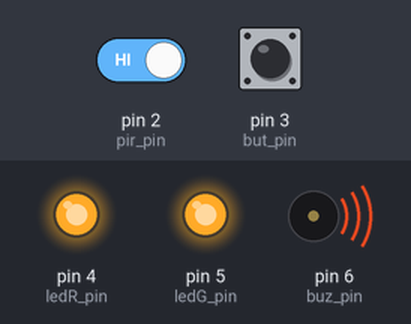
Recording of a sketch running on a simulated Arduino Uno, built with avr-gcc and run on an emulated ATmega328P. On the bench: output pins drawn as LEDs (lit = HIGH), buzzer (waves = sounding). Inputs (shaded band) come from the test bench; at power-on: pin 2 (pir_pin) HIGH, pin 3 (but_pin) HIGH.

Above: at 0.8 s.
0.9 s: pin 2 (pir_pin) driven LOW
At 1.5 s:
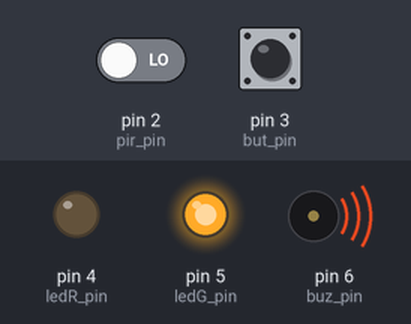
2.4 s: pin 3 (but_pin) pulled LOW for 0.15 s
At 3.8 s:
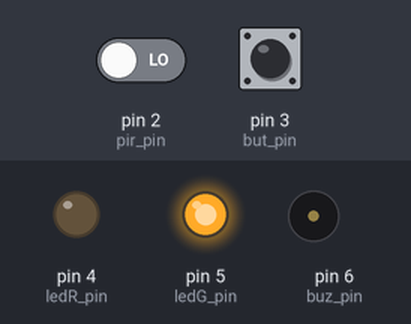
At 32.7 s:
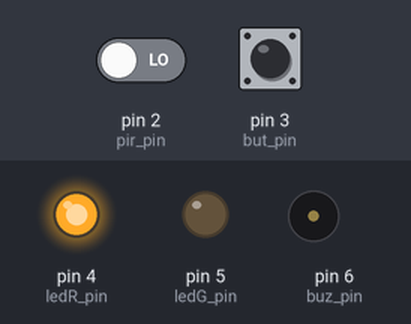
Timing chart, 0 to 33.9 s (numbered marks = the images above; inputs shaded):
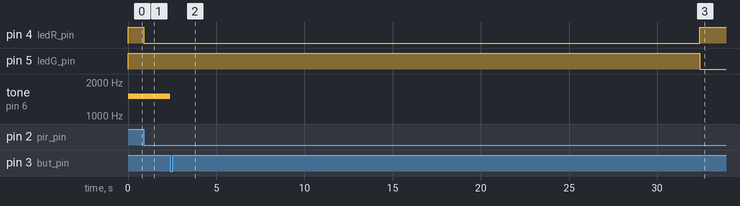

Measured:
- after the input at 0.9 s, pin 4 (ledR_pin): HIGH → LOW at once
- after the input at 2.4 s, pin 4 (ledR_pin): LOW → HIGH after 30.0 s; pin 5 (ledG_pin): HIGH → LOW after 30.0 s; tone on pin 6 (buz_pin): 1500 Hz → silent at once

The sketch:

sketch_Trekk2019_pir.ino
```cpp
//Детектор движения для Треккона 2019.
//Ринс. Москва. 2019.


#define pir_pin       2
#define but_pin       3
#define ledR_pin      4
#define ledG_pin      5
#define buz_pin       6

#define timer         30

volatile boolean but_stat;
volatile boolean pir_stat;
unsigned long tm;

void setup() {

  pinMode (ledR_pin, OUTPUT);
  pinMode (ledG_pin, OUTPUT);
  pinMode (buz_pin, OUTPUT);
  pinMode (but_pin, INPUT_PULLUP);
  pinMode (pir_pin, INPUT_PULLUP);

  while (true){

    digitalWrite (ledG_pin, HIGH);

    tone (buz_pin, 1500);

    if (digitalRead (pir_pin)){digitalWrite (ledR_pin, HIGH);}
    else {digitalWrite (ledR_pin, LOW);}

    if (!digitalRead (but_pin)){
      noTone(buz_pin);
      digitalWrite (ledG_pin, LOW);
      digitalWrite (ledR_pin, LOW);
      break;
    }
  }
}

void loop() {


  if (!digitalRead (but_pin)){
    digitalWrite (ledG_pin, HIGH);
    digitalWrite (ledR_pin, LOW);
    noTone(buz_pin);
    delay (timer*1000);
  }
  else{
    digitalWrite (ledG_pin, LOW);
    digitalWrite (ledR_pin, HIGH);
  }

  if (digitalRead (pir_pin)){
    tone (buz_pin, 1500);
  }
  else{
    noTone(buz_pin);
  }
}
```
